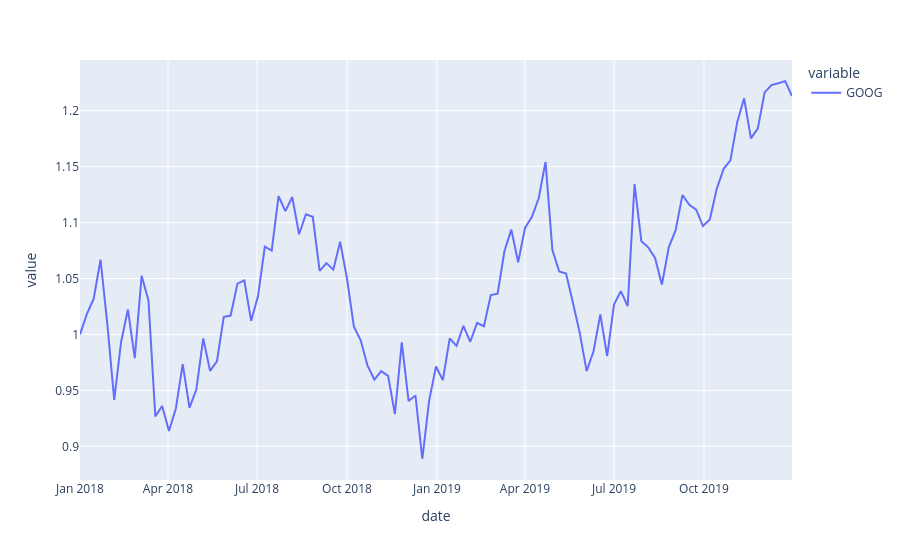

Notebook cell for this chart:
### Code cell
fig = px.line(df ,x ='date',y=['GOOG'])
fig
